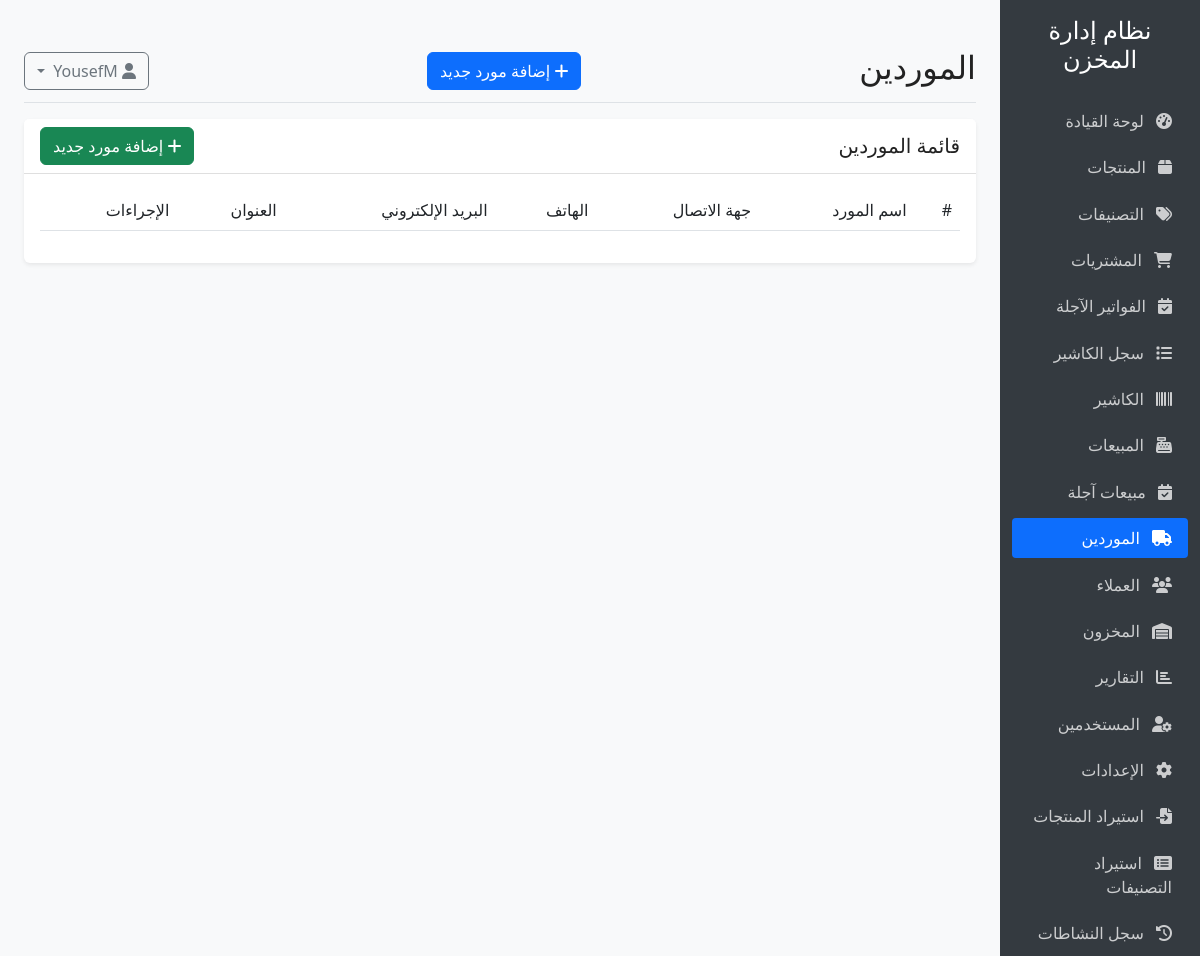
Before: /suppliers (signed in) with the older database file.
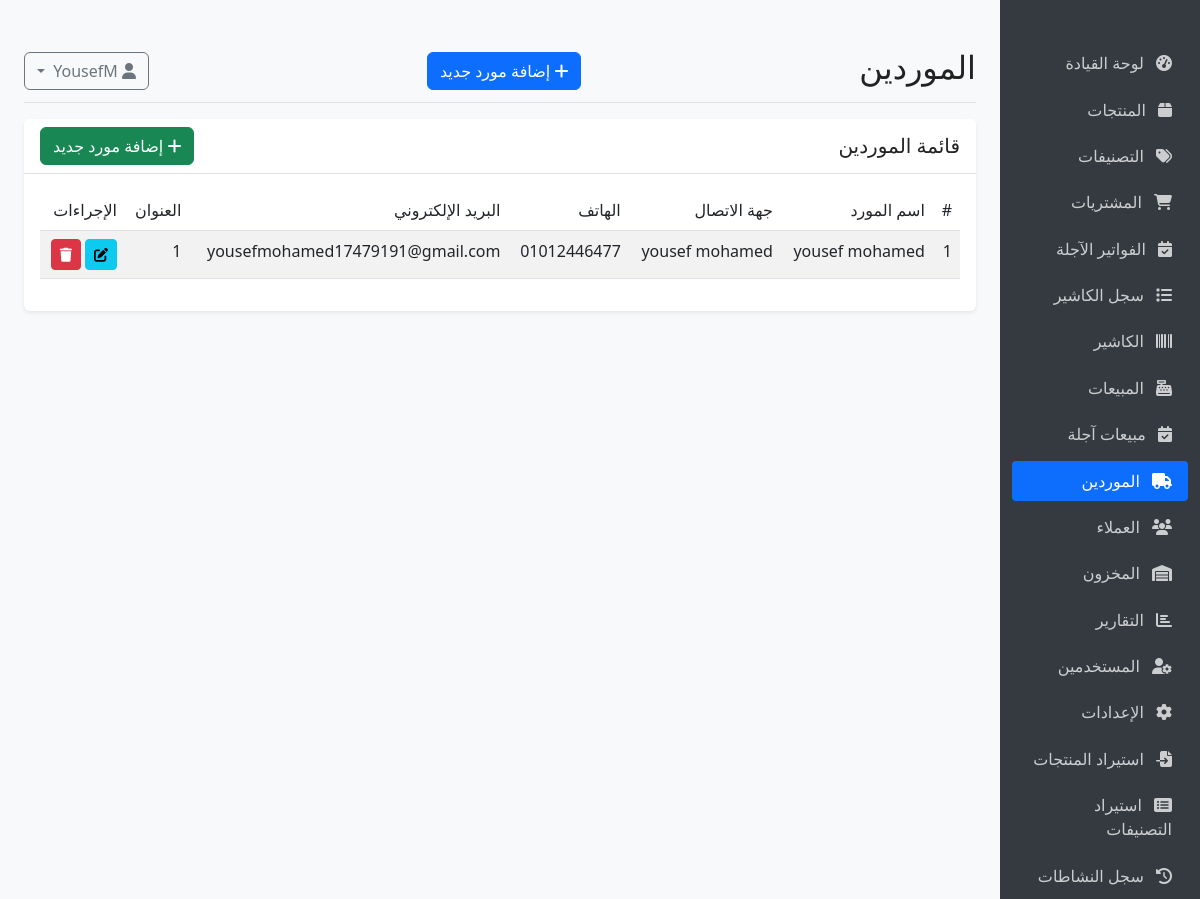
After: the same page with the newer database file.
### models.py (models this page shows, shortened)
class Setting(db.Model):
    __tablename__ = 'settings'
    id = db.Column(db.Integer, primary_key=True)
    key = db.Column(db.String(50), unique=True, nullable=False)
    value = db.Column(db.Text, nullable=True)

class Supplier(db.Model):
    __tablename__ = 'suppliers'
    id = db.Column(db.Integer, primary_key=True)
    name = db.Column(db.String(100), nullable=False)
    contact_person = db.Column(db.String(100), nullable=True)
    phone = db.Column(db.String(20), nullable=True)
    email = db.Column(db.String(120), nullable=True)
    address = db.Column(db.Text, nullable=True)
    notes = db.Column(db.Text, nullable=True)
    created_at = db.Column(db.DateTime, default=datetime.utcnow)
    purchases = db.relationship('Purchase', backref='supplier', lazy=True)

### app.py (the view)
@app.route('/suppliers')
@login_required
def suppliers():
    suppliers = Supplier.query.all()
    return render_template('suppliers/index.html', suppliers=suppliers)

### app.py (called while the page is built)
@login_manager.user_loader
def load_user(user_id):
    return User.query.get(int(user_id))

@app.context_processor
def inject_settings():
    from models import Setting
    settings = {s.key: s.value for s in Setting.query.all()}
    return dict(settings=settings)

### templates/suppliers/index.html (shortened to what this page needs)
{% extends "base.html" %}
{% block header %}الموردين{% endblock %}
{% block header_buttons %}
{% if current_user.role == 'admin' %}
<a href="{{ url_for('add_supplier') }}" class="btn btn-primary">
    <i class="fas fa-plus"></i> إضافة مورد جديد
</a>
{% endif %}
{% endblock %}
{% block content %}
<div class="card">
    <div class="card-header d-flex justify-content-between align-items-center">
        <h5 class="mb-0">قائمة الموردين</h5>
        {% if current_user.role == 'admin' %}
        <a href="{{ url_for('add_supplier') }}" class="btn btn-success">
            <i class="fas fa-plus"></i> إضافة مورد جديد
        </a>
        {% endif %}
    </div>
    <div class="card-body">
        <div class="table-responsive">
            <table class="table table-striped table-hover">
                <thead>
                    <tr>
                        <th>#</th>
                        <th>اسم المورد</th>
                        <th>جهة الاتصال</th>
                        <th>الهاتف</th>
                        <th>البريد الإلكتروني</th>
                        <th>العنوان</th>
                        <th>الإجراءات</th>
                    </tr>
                </thead>
                <tbody>
                    {% for supplier in suppliers %}
                    <tr>
                        <td>{{ supplier.id }}</td>
                        <td>{{ supplier.name }}</td>
                        <td>{{ supplier.contact_person }}</td>
                        <td>{{ supplier.phone }}</td>
                        <td>{{ supplier.email }}</td>
                        <td>{{ supplier.address }}</td>
                        <td>
                            {% if current_user.role == 'admin' %}
                            <a href="{{ url_for('edit_supplier', id=supplier.id) }}" class="btn btn-sm btn-info">
                                <i class="fas fa-edit"></i>
                            </a>
                            <button type="button" class="btn btn-sm btn-danger" data-bs-toggle="modal" data-bs-target="#deleteModal{{ supplier.id }}">
                                <i class="fas fa-trash"></i>
                            </button>
                            {% endif %}
                        </td>
                    </tr>
                    {% endfor %}
                </tbody>
            </table>
        </div>
    </div>
</div>
{% endblock %}

### templates/base.html (shortened to what the changed rows need)
<!DOCTYPE html>
<html lang="ar" dir="rtl">
<head>
    <link rel="stylesheet" href="https://cdn.jsdelivr.net/npm/bootstrap@5.3.0/dist/css/bootstrap.rtl.min.css">
    <link rel="stylesheet" href="https://cdnjs.cloudflare.com/ajax/libs/font-awesome/6.4.0/css/all.min.css">
    <link id="theme-style" rel="stylesheet" href="{{ url_for('static', filename='css/' + (settings.get('theme', 'light') if settings else 'light') + '.css') }}">
</head>
<body>
    <div class="container-fluid">
        <div class="row">
            <div class="col-md-3 col-lg-2 d-md-block sidebar collapse">
                <div class="position-sticky pt-3">
                    <div class="text-center mb-4">
                        <h4>{{ settings['store_name'] }}</h4>
                    </div>
                            {% set sales_path = url_for('sales') %}
                            {% set sales_due_path = url_for('sales_due') %}
                </div>
            </div>
            <main class="col-md-9 ms-sm-auto col-lg-10 px-md-4 main-content">
                <div class="d-flex justify-content-between flex-wrap flex-md-nowrap align-items-center pt-3 pb-2 mb-3 border-bottom">
                    <h1 class="h2">{% block header %}{% endblock %}</h1>
                </div>
                {% block content %}{% endblock %}
            </main>
        </div>
    </div>
</body>
</html>

Changed rows visible on the page:
removed Setting: store_name "نظام إدارة المخزن"
added Supplier: id "1", name "yousef mohamed", contact_person "yousef mohamed", phone "01012446477", email "yousefmohamed17479191@gmail.com", address "1"
